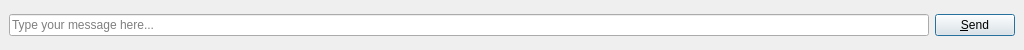
<?xml version="1.0" encoding="UTF-8"?>
<ui version="4.0">
 <class>InputArea</class>
 <widget class="QWidget" name="InputArea">
  <property name="geometry">
   <rect>
    <x>0</x>
    <y>0</y>
    <width>1024</width>
    <height>50</height>
   </rect>
  </property>
  <property name="windowTitle">
   <string>Input Area</string>
  </property>
  <property name="minimumSize">
   <size>
    <width>0</width>
    <height>40</height>
   </size>
  </property>
  <property name="maximumSize">
   <size>
    <width>16777215</width>
    <height>100</height>
   </size>
  </property>
  <layout class="QHBoxLayout" name="horizontalLayout">
   <property name="spacing">
    <number>6</number>
   </property>
   <property name="leftMargin">
    <number>9</number>
   </property>
   <property name="topMargin">
    <number>6</number>
   </property>
   <property name="rightMargin">
    <number>9</number>
   </property>
   <property name="bottomMargin">
    <number>6</number>
   </property>
   <item>
    <widget class="QLineEdit" name="inputLine">
     <property name="placeholderText">
      <string>Type your message here...</string>
     </property>
     <property name="clearButtonEnabled">
      <bool>true</bool>
     </property>
    </widget>
   </item>
   <item>
    <widget class="QPushButton" name="sendButton">
     <property name="text">
      <string>&amp;Send</string>
     </property>
     <property name="default">
      <bool>true</bool>
     </property>
    </widget>
   </item>
  </layout>
 </widget>
 <resources/>
 <connections/>
</ui>
